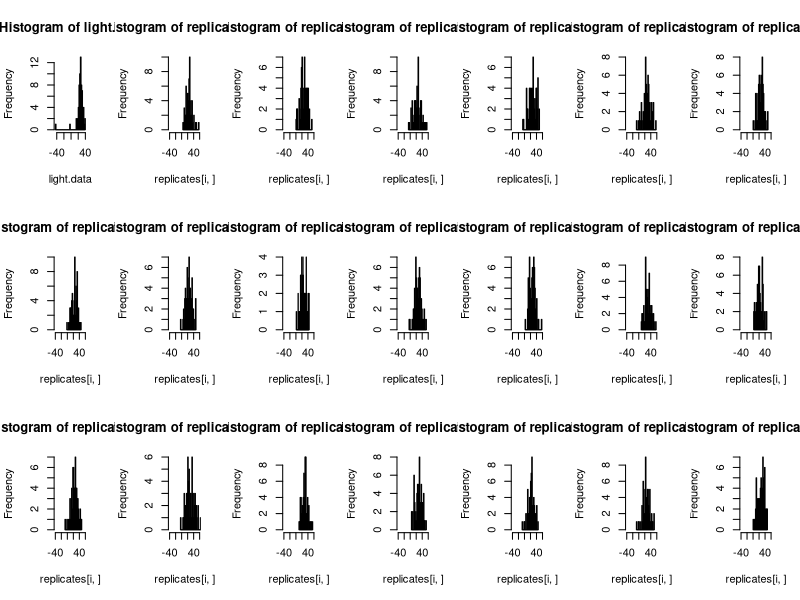
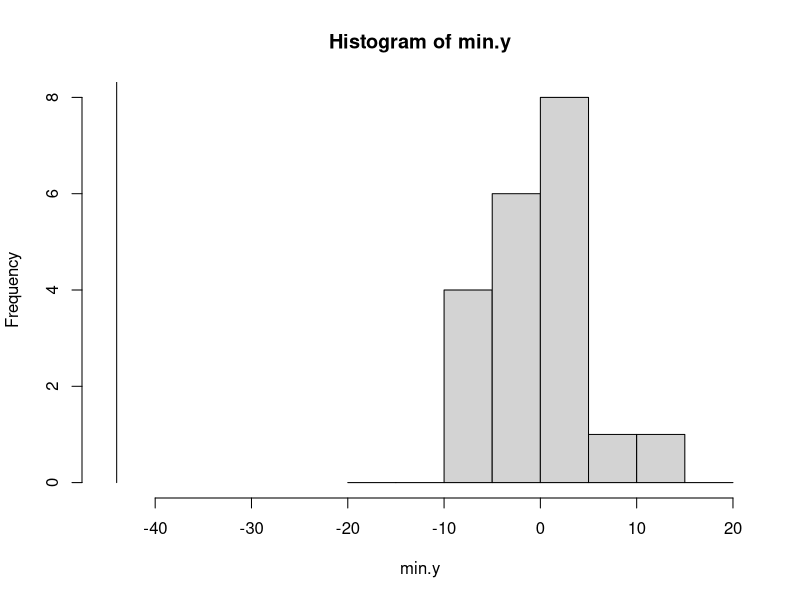

R code for these plots, in order: (Note: this script raises an error after producing the figures.)
#Simon Newcomb's measurements of the speed of light, from Stigler(1977).  The data are recorded as deviations from $24,\!800$ nanoseconds.  Table 3.1 of Bayesian Data Analysis.

light.data<-c(28,26,33,24,34,-44,27,16,40,-2,29,22,24,21,25,30,23,29,31,19,24,20,36,32,36,28,25,21,28,29,37,25,28,26,30,32,36,26,30,22,36,23,27,27,28,27,31,27,26,33,26,32,32,24,39,28,24,25,32,25,29,27,28,29,16,23)

#From section 3.2 with a non-informative prior we have that sigma^2|y  is Inv-Chi(n-1,s^2) and mu|sigma^2 is Normal(ybar, sigma^2/n)

light.mean<-mean(light.data)
light.var<-(sd(light.data))^2
n<-length(light.data)

#Simulate 20 values for sigma^2
temp<-rchisq(20,65)
sim.sigma2<-((n-1)*light.var)/temp

#Simulating corresponding values of mu
sim.mu<-rnorm(20,light.mean,sqrt(sim.sigma2/n))

#Simulate replicated data for each mu,sigma^2 combination
replicates<-matrix(rnorm(20*n,sim.mu,sqrt(sim.sigma2)),20,n)

#Draw histograms of replicated data and compare to real data
par(mfrow=c(3,7))
hist(light.data,br=30,col="red")
for (i in (1:20))
{hist(replicates[i,],br=30,xlim=c(-40,60))}

#Draw histogram of minimum data value for each replicate
min.y<-apply(replicates,1,min)
par(mfrow=c(1,1))
hist(min.y,xlim=c(-45,20),br=c(-20,-15,-10,-5,0,5,10,15,20))
lines(rep(min(light.data),2),c(0,10))

#Repeat for a new 200 simulations
temp<-rchisq(200,65)
sim.sigma2<-(65*light.var)/temp
sim.mu<-rnorm(200,light.mean,sqrt(sim.sigma2/n))
replicates<-matrix(rnorm(200*n,sim.mu,sqrt(sim.sigma2)),200,n)

#Draw histogram of minimum data value for each replicate
min.y<-apply(replicates,1,min)
hist(min.y,xlim=c(-45,20),br=c(-20,-15,-10,-5,0,5,10,15,20))
lines(rep(min(light.data),2),c(0,100),col="red")

#Calculate p-value
1-mean(min.y<min(light.data))
1-mean(min.y>min(light.data))

#Draw histogram of sample variance
var.y<-apply(replicates,1,sd)^2
hist(var.y,br=30,xlim=c(50,250))
lines(rep(sd(light.data)^2,2),c(0,100),col="red")

#Calculate p-value
1-mean(var.y<sd(light.data)^2)

#Now using the test value defined on the bottom of page 146
yrep6=apply(replicates,1,sort)[6,]
yrep61=apply(replicates,1,sort)[61,]
y6=sort(light.data)[6]
y61=sort(light.data)[61]
T=abs(y61-sim.mu)-abs(y6-sim.mu)
Trep=abs(yrep61-sim.mu)-abs(yrep6-sim.mu)
plot(T, Trep, xlim=c(-15,15), ylim=c(-15,15))
abline(a=0,b=1)
sum(Trep>T)/200

## Binomial Trials (bottom of page 147)
sim.theta=rbeta(10000,8,14)
yrep=rbinom(10000*20,1,sim.theta)
yrep=matrix(yrep, 10000,20)

switches=function(v){
	temp=0
	for (i in 2:length(v)){
		if (v[i]!=v[i-1]){temp=temp+1}
		
	}
	temp
}

Trep=apply(yrep, 1, switches)
hist(Trep, breaks=seq(-0.5,17.5, by=1))
abline(v=3, col="red")

#p-value
1-sum(Trep<3)/10000
# reversed p-value
1-sum(Trep>3)/10000




#Schools example from Chapter 5, make sure you run the Chapter 5 code first to obtain the 200 simulated values for each of the 8 thetas. These are stored in sim.theta

#Use the posterior predictive distribution to simulate new y values for each school (repeated 200 times)
yrep=rnorm(8*200, sim.theta, schooldata.sigmaj)
yrep=matrix(yrep, 200,8)

T_max=apply(yrep,1,max)

T_min=apply(yrep,1,min)

T_mean=apply(yrep,1,mean)

T_sd=apply(yrep,1,sd)

par(mfrow=c(2,2))
hist(T_max)
abline(v=max(schooldata.y), col="red")
1-sum(T_max<max(schooldata.y))/200
hist(T_min)
abline(v=min(schooldata.y), col="red")
1-sum(T_min<min(schooldata.y))/200
hist(T_mean)
abline(v=mean(schooldata.y), col="red")
1-sum(T_mean<mean(schooldata.y))/200
hist(T_sd)
abline(v=sd(schooldata.y), col="red")
1-sum(T_sd<sd(schooldata.y))/200

